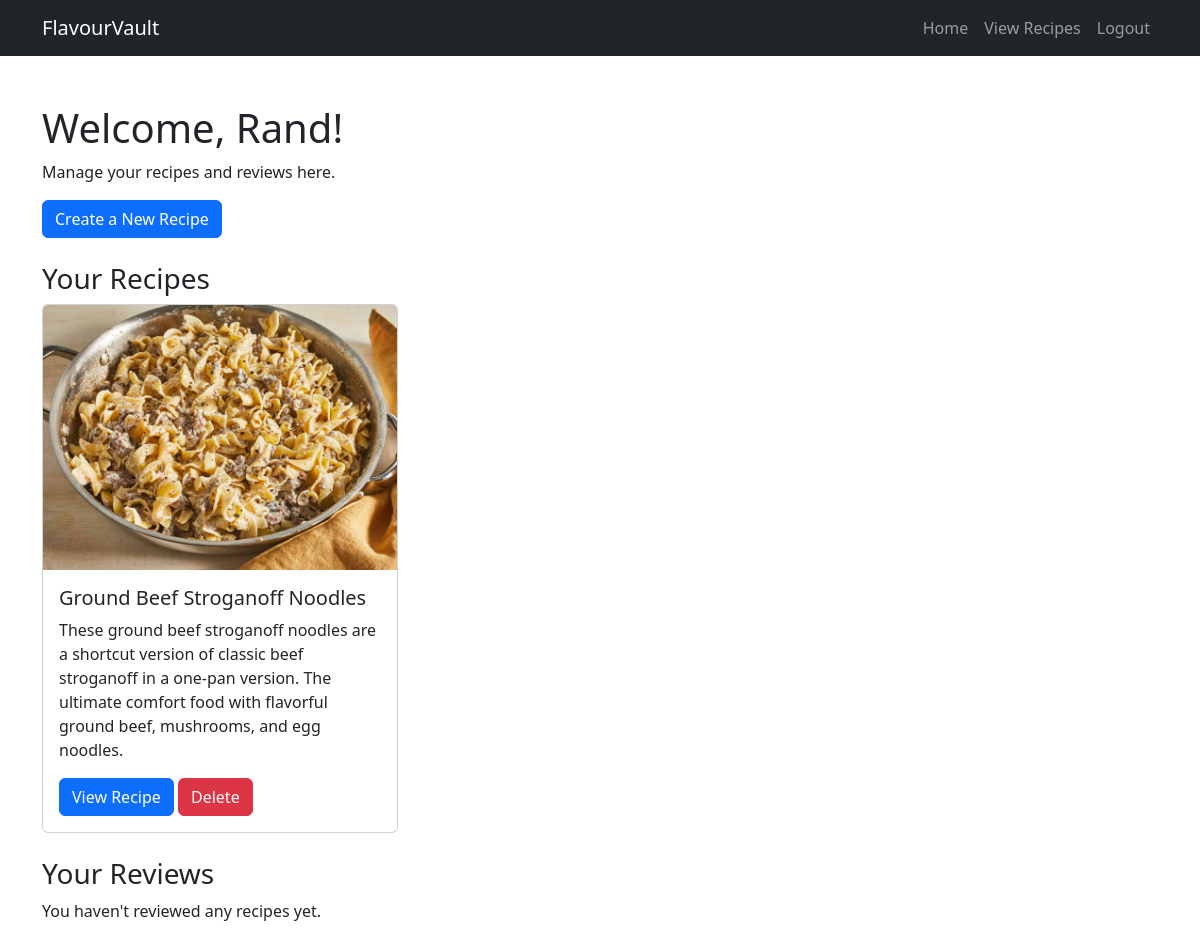
Before: /account/ (signed in) with the older database file.
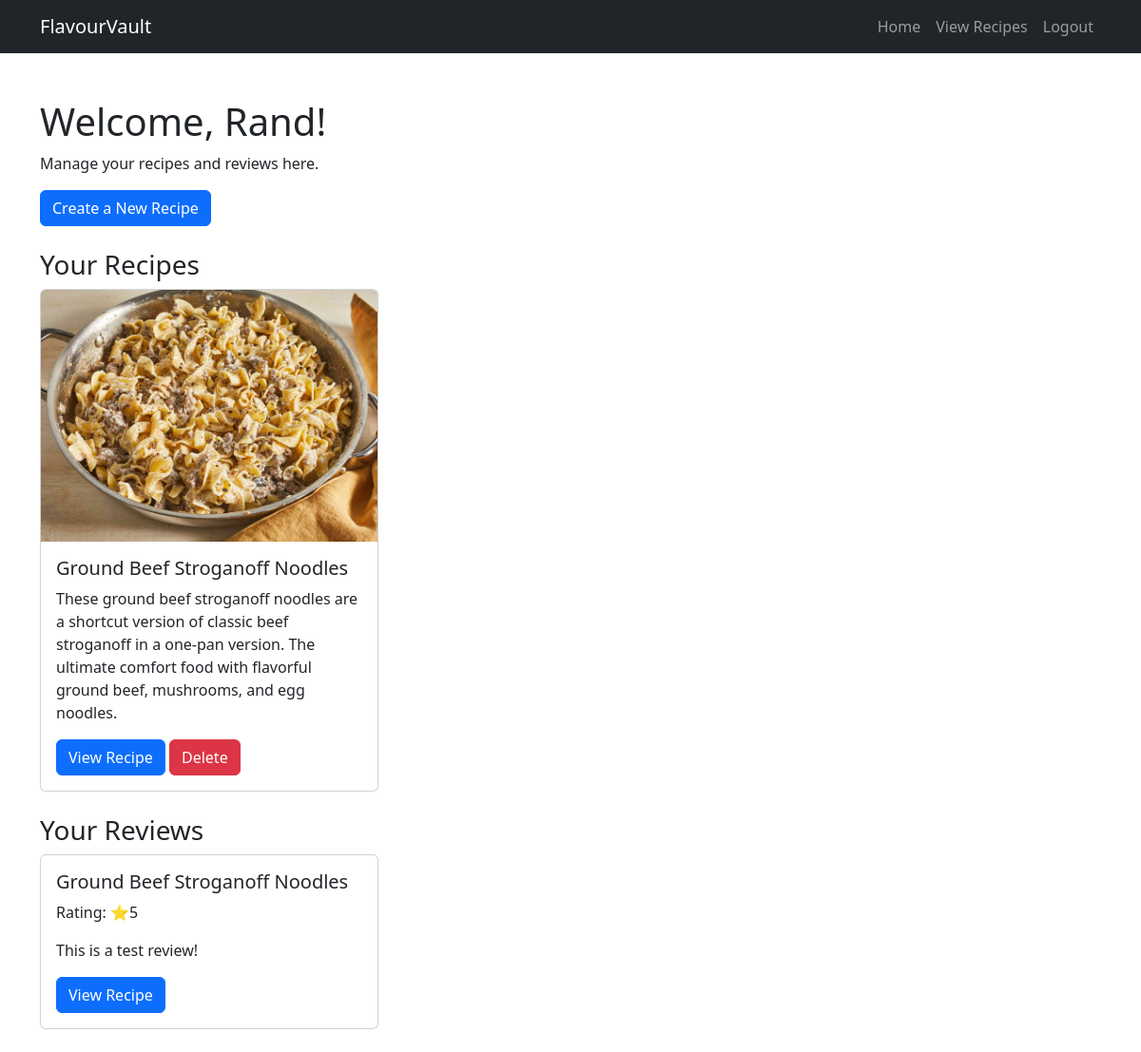
After: the same page with the newer database file.
### recipes/models.py (models this page shows, shortened)
class Recipe(models.Model):
    title = models.CharField(max_length=255)
    description = models.TextField()
    instructions = models.TextField()
    image = models.ImageField(upload_to='recipe_images/', null=True, blank=True)
    author = models.ForeignKey(User, on_delete=models.CASCADE)
    category = models.ForeignKey(Category, on_delete=models.SET_NULL, null=True)
    difficulty = models.CharField(
        max_length=10, choices=[("Easy", "Easy"), ("Medium", "Medium"), ("Hard", "Hard")]
    )
    created_at = models.DateTimeField(auto_now_add=True)

class Review(models.Model):
    recipe = models.ForeignKey(Recipe, on_delete=models.CASCADE, related_name="reviews")
    user = models.ForeignKey(User, on_delete=models.CASCADE)
    rating = models.IntegerField(choices=[(1,1), (2,2), (3,3), (4,4), (5,5)])
    content = models.TextField()
    created_at = models.DateTimeField(auto_now_add=True)
    class Meta:
        unique_together = ('recipe', 'user')  # Ensures a user can only review a recipe once

### recipes/views.py (the view)
# urls.py: path('account/', account_page, name='account_page'),
@login_required
def account_page(request):
    user_recipes = Recipe.objects.filter(author=request.user)
    user_reviews = Review.objects.filter(user=request.user)
    return render(request, "account.html", {
        "user": request.user,
        "user_recipes": user_recipes,
        "user_reviews": user_reviews
    })

### templates/account.html (shortened to what this page needs)
{% load static %}
<!DOCTYPE html>
<html lang="en">
<head>
    <link href="https://cdn.jsdelivr.net/npm/bootstrap@5.3.0/dist/css/bootstrap.min.css" rel="stylesheet">
</head>
<body>
    <nav class="navbar navbar-expand-lg navbar-dark bg-dark">
        <div class="container">
            <a class="navbar-brand" href="{% url 'home' %}">FlavourVault</a>
            <div class="collapse navbar-collapse" id="navbarNav">
                <ul class="navbar-nav ms-auto">
                    {% if user.is_authenticated %}
                        <li class="nav-item"><a class="nav-link" href="{% url 'home' %}">Home</a></li>
                        <li class="nav-item"><a class="nav-link" href="{% url 'recipes:recipes_page' %}">View Recipes</a></li>
                        <li class="nav-item"><a class="nav-link" href="{% url 'account_logout' %}">Logout</a></li>
                    {% endif %}
                </ul>
            </div>
        </div>
    </nav>
    <div class="container mt-5">
        <h1>Welcome, {{ user.username }}!</h1>
        <p>Manage your recipes and reviews here.</p>
        <a href="{% url 'recipes:create_recipe' %}" class="btn btn-primary mb-4">Create a New Recipe</a>
        <h3>Your Recipes</h3>
        <div class="row">
            {% for recipe in user_recipes %}
            <div class="col-md-4 mb-4">
                <div class="card">
                    {% if recipe.image %}
                    <img src="{{ recipe.image.url }}" class="card-img-top" alt="{{ recipe.title }}">
                    {% else %}
                    <img src="{% static 'images/default_recipe.jpg' %}" class="card-img-top" alt="Default Image">
                    {% endif %}
                    <div class="card-body">
                        <h5 class="card-title">{{ recipe.title }}</h5>
                        <p class="card-text">{{ recipe.description }}</p>
                        <a href="{% url 'recipes:recipe_detail_page' recipe.id %}" class="btn btn-primary">View Recipe</a>
                        <button type="button" class="btn btn-danger" data-bs-toggle="modal"
                            data-bs-target="#deleteModal{{ recipe.id }}">
                            Delete
                        </button>
                    </div>
                </div>
            </div>
            {% empty %}
            <p>You don't have any saved recipes yet. Click the button above to create one!</p>
            {% endfor %}
        </div>
        <h3>Your Reviews</h3>
        <div class="row">
            {% for review in user_reviews %}
            <div class="col-md-4 mb-4">
                <div class="card">
                    <div class="card-body">
                        <h5 class="card-title">{{ review.recipe.title }}</h5>
                        <p class="card-text">Rating: ⭐{{ review.rating }}</p>
                        <p class="card-text">{{ review.content }}</p>
                        <a href="{% url 'recipe_detail_page' review.recipe.id %}" class="btn btn-primary">View
                            Recipe</a>
                    </div>
                </div>
            </div>
            {% empty %}
            <p>You haven't reviewed any recipes yet.</p>
            {% endfor %}
        </div>
</body>
</html>

Changed rows visible on the page:
added Review: recipe "Ground Beef Stroganoff Noodles", rating "5", content "This is a test review!"
Other visible differences:
text no longer shown: "You haven't reviewed any recipes yet."
